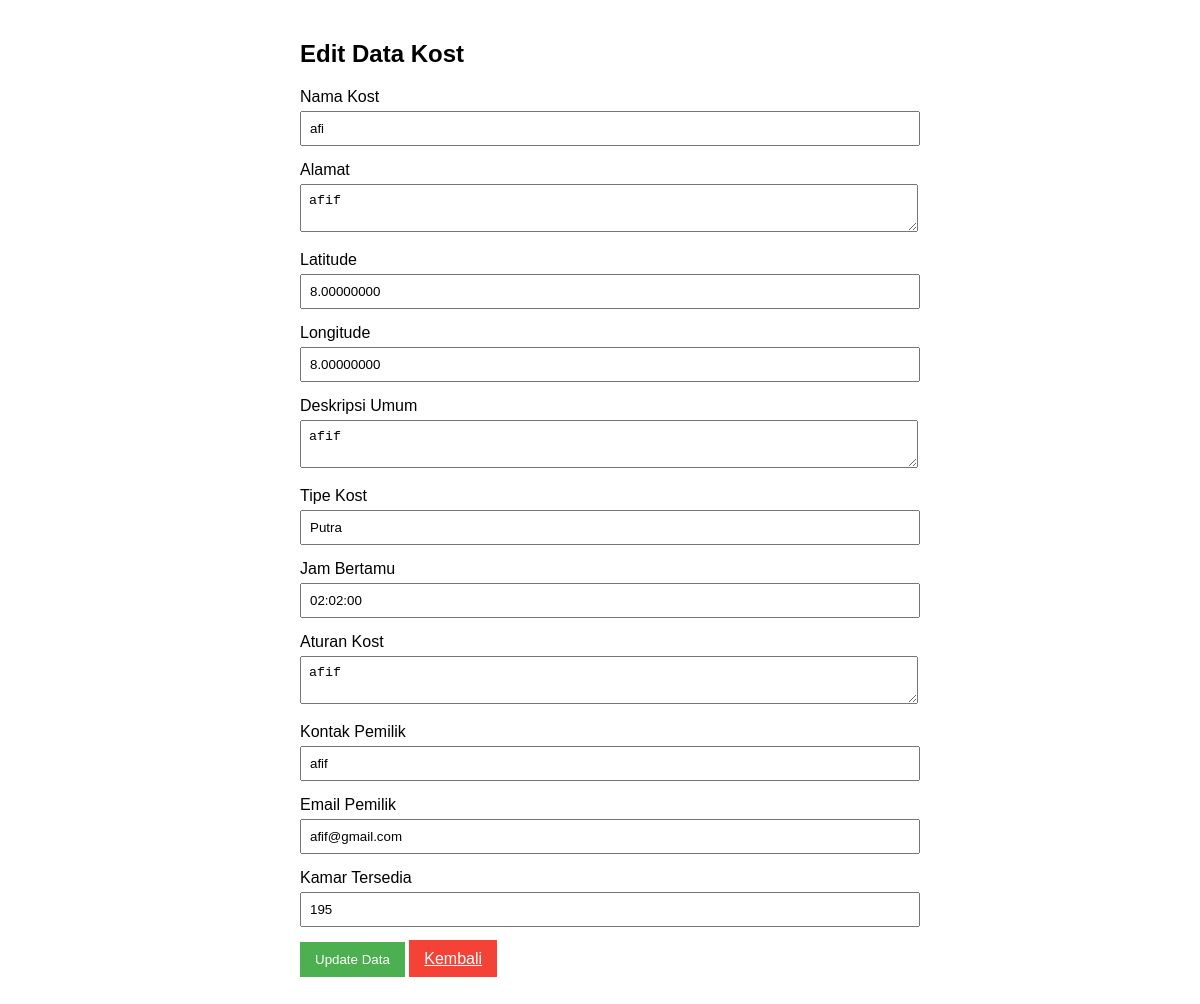
Page /kost/edit?id=2 (signed in) on the committed database.
### tables this page shows
CREATE TABLE `kost` (
  `id` int NOT NULL AUTO_INCREMENT,
  `nama_kost` varchar(100) DEFAULT NULL,
  `alamat` text,
  `latitude` decimal(10,8) DEFAULT NULL,
  `longitude` decimal(11,8) DEFAULT NULL,
  `deskripsi_umum` text,
  `tipe_kost` enum('Putra','Putri','Campur') DEFAULT NULL,
  `jam_bertamu` time DEFAULT NULL,
  `aturan_kost` text,
  `kontak_pemilik` varchar(15) DEFAULT NULL,
  `email_pemilik` varchar(50) DEFAULT NULL,
  `kamar_tersedia` int NOT NULL DEFAULT '0',
  `owner_id` int NOT NULL,
  PRIMARY KEY (`id`),
  KEY `owner_id` (`owner_id`),
  CONSTRAINT `kost_ibfk_1` FOREIGN KEY (`owner_id`) REFERENCES `users` (`id`)
);

### controllers/KostController.php (called while the page is built, shortened)
<?php
require_once '../models/Kost.php';
require_once '../config/Database.php';
class KostController
{
    private $model;
    public function __construct()
    {
        $database = new Database();
        $this->db = $database->getConnection();
        $this->model = new Kost($this->db);
    }
    public function updateView($id)
    {
        $kost = $this->model->getById($id);
        include "../views/admin-kost/edit.php";
    }
}

### config/database.php (called while the page is built, shortened)
<?php
class Database {
    private $host = 'localhost';
    private $db_name = 'kost-mpti';
    private $username = 'root';
    private $password = '';
    public function getConnection() {
        $this->conn = null;
        try {
            $this->conn = new PDO(
                "mysql:host=" . $this->host . ";dbname=" . $this->db_name,
                $this->username,
                $this->password
            );
            $this->conn->setAttribute(PDO::ATTR_ERRMODE, PDO::ERRMODE_EXCEPTION);
        } catch(PDOException $exception) {
            echo "Koneksi Error: " . $exception->getMessage();
        }
        return $this->conn;
    }
}

### models/Kost.php (called while the page is built, shortened)
<?php
class Kost
{
    private $table = "kost";
    private $conn;
    public function __construct($db)
    {
        $this->conn = $db;
    }
    public function getById($id)
    {
        $query = "SELECT * FROM " . $this->table . " WHERE id = :id";
        $stmt = $this->conn->prepare($query);
        $stmt->execute(['id' => $id]);
        return $stmt->fetch(PDO::FETCH_ASSOC);
    }
}

### views/admin-kost/edit.php (the view, shortened to what this page needs)
<!DOCTYPE html>
<html lang="id">
<head>
</head>
<body>
    <h2>Edit Data Kost</h2>
    <form method="POST" action="">
        <div class="form-group">
            <label>Nama Kost</label>
            <input type="text" name="nama_kost" value="<?php echo htmlspecialchars($kost['nama_kost']); ?>" required>
        </div>
        <div class="form-group">
            <label>Alamat</label>
            <textarea name="alamat" required><?php echo htmlspecialchars($kost['alamat']); ?></textarea>
        </div>
        <div class="form-group">
            <label>Latitude</label>
            <input type="text" name="latitude" value="<?php echo htmlspecialchars($kost['latitude']); ?>">
        </div>
        <div class="form-group">
            <label>Longitude</label>
            <input type="text" name="longitude" value="<?php echo htmlspecialchars($kost['longitude']); ?>">
        </div>
        <div class="form-group">
            <label>Deskripsi Umum</label>
            <textarea name="deskripsi_umum"><?php echo htmlspecialchars($kost['deskripsi_umum']); ?></textarea>
        </div>
        <div class="form-group">
            <label>Tipe Kost</label>
            <input type="text" name="tipe_kost" value="<?php echo htmlspecialchars($kost['tipe_kost']); ?>">
        </div>
        <div class="form-group">
            <label>Jam Bertamu</label>
            <input type="text" name="jam_bertamu" value="<?php echo htmlspecialchars($kost['jam_bertamu']); ?>">
        </div>
        <div class="form-group">
            <label>Aturan Kost</label>
            <textarea name="aturan_kost"><?php echo htmlspecialchars($kost['aturan_kost']); ?></textarea>
        </div>
        <div class="form-group">
            <label>Kontak Pemilik</label>
            <input type="text" name="kontak_pemilik" value="<?php echo htmlspecialchars($kost['kontak_pemilik']); ?>">
        </div>
        <div class="form-group">
            <label>Email Pemilik</label>
            <input type="email" name="email_pemilik" value="<?php echo htmlspecialchars($kost['email_pemilik']); ?>">
        </div>
        <div class="form-group">
            <label>Kamar Tersedia</label>
            <input type="number" name="kamar_tersedia" value="<?php echo htmlspecialchars($kost['kamar_tersedia']); ?>">
        </div>
        <div class="form-group">
            <button type="submit" class="btn">Update Data</button>
            <a href="/kost" class="btn btn-kembali">Kembali</a>
        </div>
    </form>
</body>
</html>

### views/admin-kost/edit.php (style rules this page uses)
body { font-family: Arial, sans-serif; max-width: 600px; margin: 0 auto; padding: 20px; }
.form-group { margin-bottom: 15px; }
.form-group label { display: block; margin-bottom: 5px; }
.form-group input, .form-group textarea { width: 100%; padding: 8px; }
.btn { background-color: #4CAF50; color: white; padding: 10px 15px; border: none; cursor: pointer; }
.btn-kembali { background-color: #f44336; }

### rows in the picture
kost: nama_kost "afi", alamat "afif", latitude "8.00000000", longitude "8.00000000", deskripsi_umum "afif", tipe_kost "Putra", jam_bertamu "02:02:00", aturan_kost "afif", kontak_pemilik "afif", email_pemilik "afif@gmail.com", kamar_tersedia "195"
